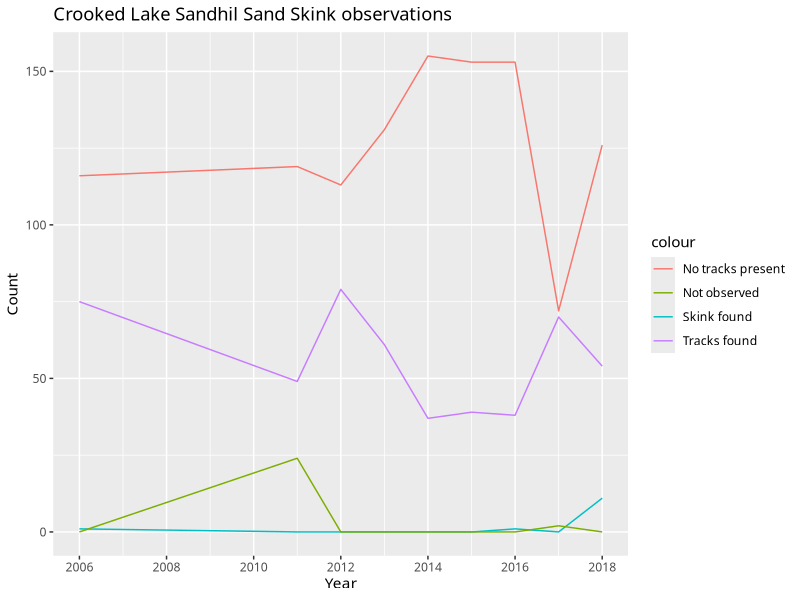
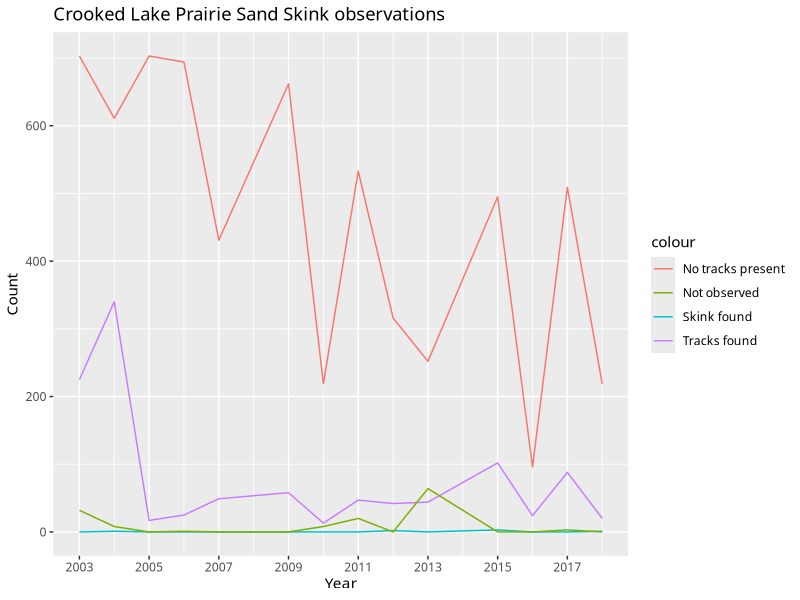
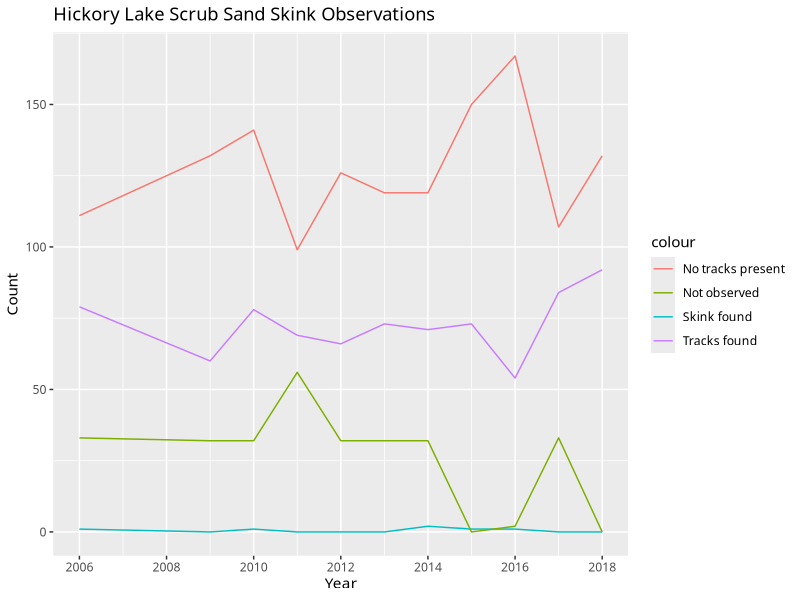
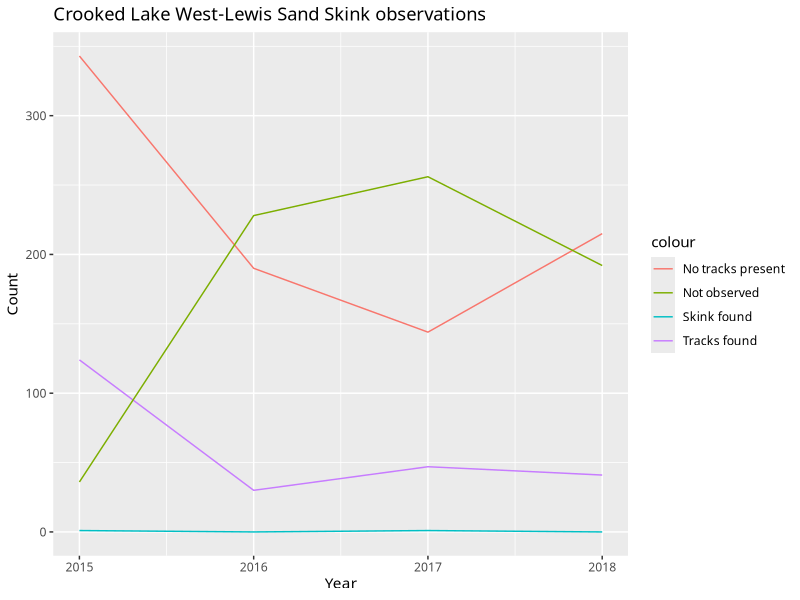
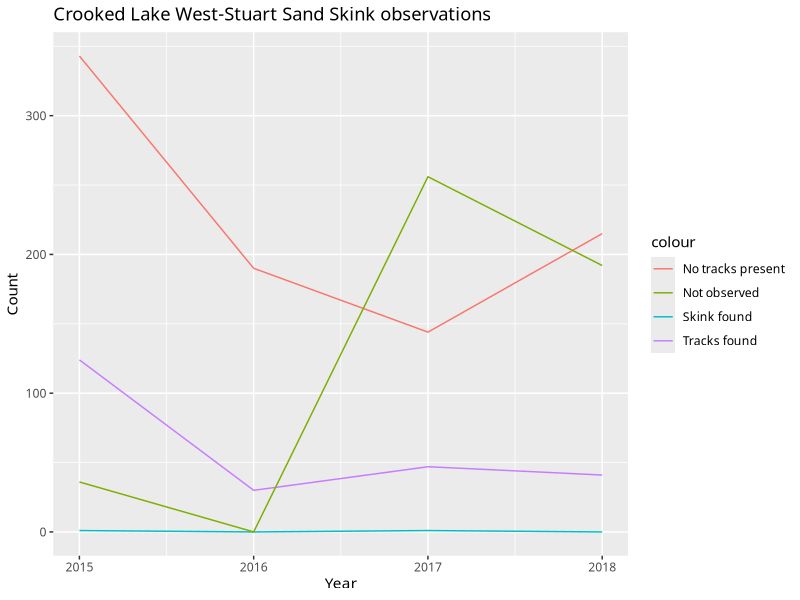
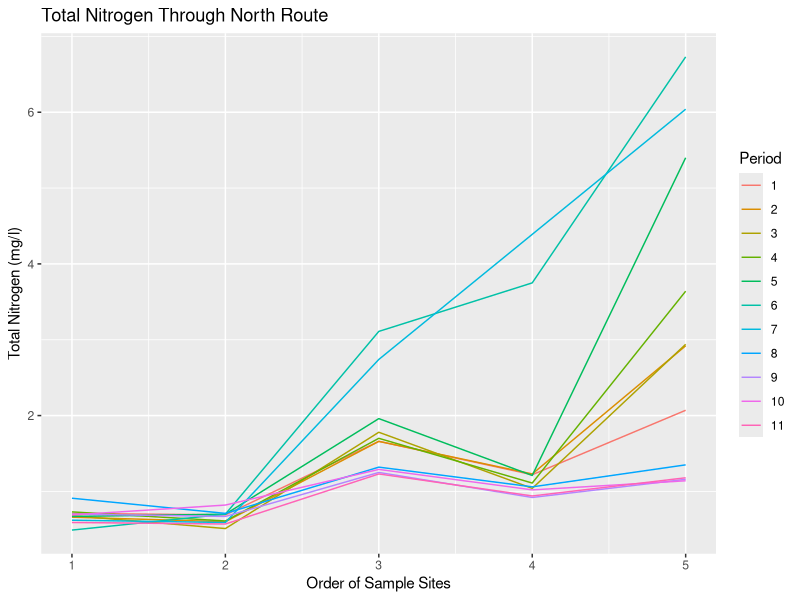
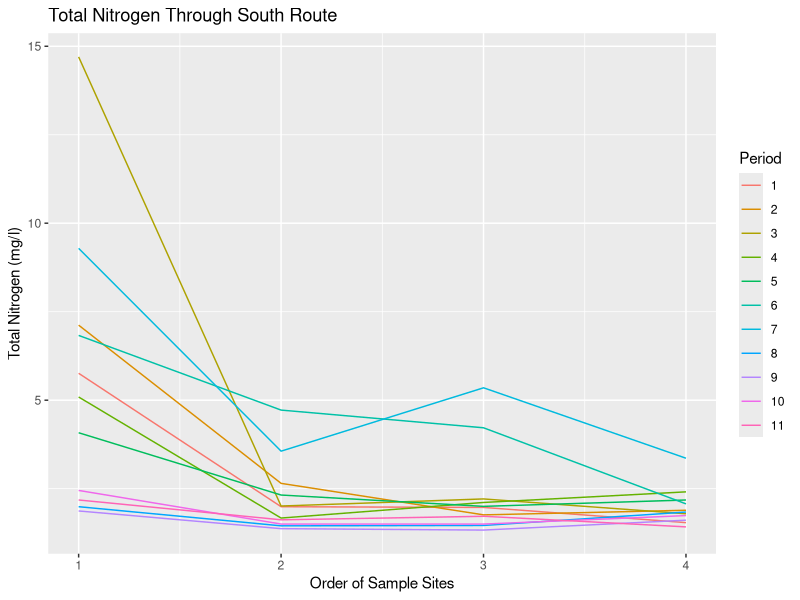
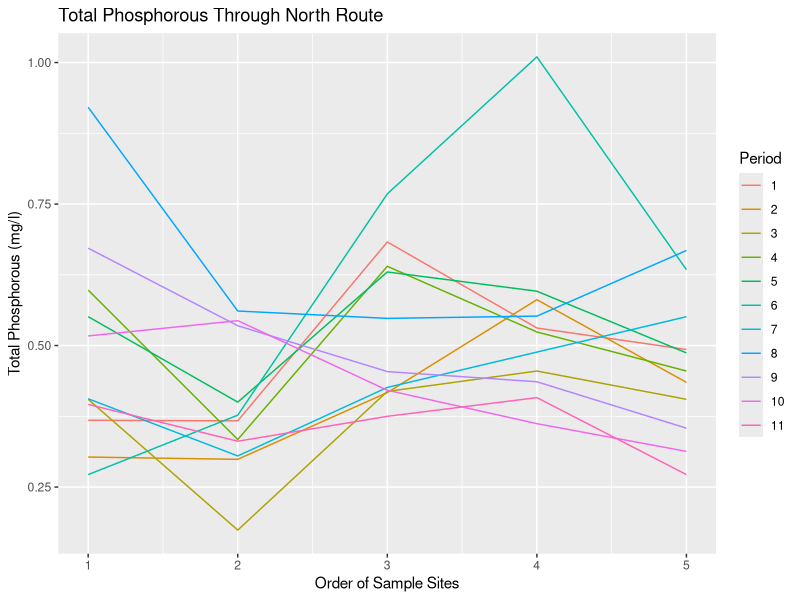

These charts were generated, in order, by the following R code:
## ---- chunk 1
setwd('F:/UNO/Fall 2018/8086-Data to Decisions/Polk Co Parks/Data/')
clsData <- read.csv("SS_Crooked Lake Sandhil.csv", header = TRUE)
str(clsData)
## ---- chunk 2
library(plyr)
cls2006 <- data.frame(y2006 = c(clsData[,"X4.6.2006"], clsData[,"X4.13.2006"], clsData[,"X4.13.2006"],
                                clsData[,"X4.13.2006"], clsData[,"X4.13.2006"], clsData[,"X4.13.2006"],
                                clsData[,"X4.13.2006"], clsData[,"X4.13.2006"]))
count06 <- count(cls2006, vars = "y2006")

cls2011 <- data.frame(y2011 = c(clsData[,"X4.7.2011"], clsData[,"X4.14.2011"], clsData[,"X4.21.2011"],
                                clsData[,"X4.28.2011"], clsData[,"X5.5.2011"], clsData[,"X5.12.2011"],
                                clsData[,"X5.19.2011"], clsData[,"X5.26.2011"]))
count11 <- count(cls2011, vars = "y2011")

cls2012 <- data.frame(y2012 = c(clsData[,"X4.5.2012"], clsData[,"X4.12.2012"], clsData[,"X4.19.2012"],
                                clsData[,"X4.26.2012"], clsData[,"X5.3.2012"], clsData[,"X5.10.2012"],
                                clsData[,"X5.17.2012"], clsData[,"X5.24.2012"]))
count12 <- count(cls2012, vars = "y2012")

cls2013 <- data.frame(y2013 = c(clsData[,"X4.4.2013"], clsData[,"X4.11.2013"], clsData[,"X4.18.2013"],
                                clsData[,"X4.25.2013"], clsData[,"X5.2.2013"], clsData[,"X5.19.2013"],
                                clsData[,"X5.23.2013"], clsData[,"X5.30.2013"]))
count13 <- count(cls2013, vars = "y2013")

cls2014 <- data.frame(y2014 = c(clsData[,"X4.3.2014"], clsData[,"X4.10.2014"], clsData[,"X4.24.2014"],
                                clsData[,"X5.1.2014"], clsData[,"X5.8.2014"], clsData[,"X5.22.2014"],
                                clsData[,"X5.29.2014"], clsData[,"X6.5.2014"]))
count14 <- count(cls2014, vars = "y2014")

cls2015 <- data.frame(y2015 = c(clsData[,"X4.7.2015"], clsData[,"X4.9.2015"], clsData[,"X4.16.2015"],
                                clsData[,"X4.23.2015"], clsData[,"X4.30.2015"], clsData[,"X5.14.2015"],
                                clsData[,"X5.21.2015"], clsData[,"X5.28.2015"]))
count15 <- count(cls2015, vars = "y2015")

cls2016 <- data.frame(y2016 = c(clsData[,"X4.7.2016"], clsData[,"X4.14.2016"], clsData[,"X4.21.2016"],
                                clsData[,"X4.28.2016"], clsData[,"X5.5.2016"], clsData[,"X5.12.2016"],
                                clsData[,"X5.19.2016"], clsData[,"X5.26.2016"]))
count16 <- count(cls2016, vars = "y2016")

cls2017 <- data.frame(y2017 = c(clsData[,"X4.20.2017"], clsData[,"X4.27.2017"], clsData[,"X5.4.2017"],
                                clsData[,"X5.11.2017"], clsData[,"X5.18.2017"], clsData[,"X5.25.2017"]))
count17 <- count(cls2017, vars = "y2017")

cls2018 <- data.frame(y2018 = c(clsData[,"X4.5.2018"], clsData[,"X4.12.2018"], clsData[,"X4.19.2018"],
                                clsData[,"X4.26.2018"], clsData[,"X5.3.2018"], clsData[,"X5.10.2018"],
                                clsData[,"X5.17.2018"], clsData[,"X5.24.2018"]))
count18 <- count(cls2018, vars = "y2018")
## ---- chunk 3
cls1 <- data.frame(Year=numeric(), NoTracks=numeric(), Tracks=numeric(), SkinkPresent=numeric(), NotObserved=numeric())
cls1 <- rbind(cls1, data.frame(Year=2006, NoTracks=count06[1,2], Tracks=count06[2,2], SkinkPresent=count06[3,2], NotObserved=0 ))
cls1 <- rbind(cls1, data.frame(Year=2011, NoTracks=count11[1,2], Tracks=count11[2,2], SkinkPresent=0, NotObserved=count11[3,2] ))
cls1 <- rbind(cls1, data.frame(Year=2012, NoTracks=count12[1,2], Tracks=count12[2,2], SkinkPresent=0, NotObserved=0 ))
cls1 <- rbind(cls1, data.frame(Year=2013, NoTracks=count13[1,2], Tracks=count13[2,2], SkinkPresent=0, NotObserved=0 ))
cls1 <- rbind(cls1, data.frame(Year=2014, NoTracks=count14[1,2], Tracks=count14[2,2], SkinkPresent=0, NotObserved=0 ))
cls1 <- rbind(cls1, data.frame(Year=2015, NoTracks=count15[1,2], Tracks=count15[2,2], SkinkPresent=0, NotObserved=0 ))
cls1 <- rbind(cls1, data.frame(Year=2016, NoTracks=count16[1,2], Tracks=count16[2,2], SkinkPresent=count16[3,2], NotObserved=0 ))
cls1 <- rbind(cls1, data.frame(Year=2017, NoTracks=count17[1,2], Tracks=count17[2,2], SkinkPresent=0, NotObserved=count17[3,2] ))
cls1 <- rbind(cls1, data.frame(Year=2018, NoTracks=count18[1,2], Tracks=count18[2,2], SkinkPresent=count18[3,2], NotObserved=0 ))

## ---- chunk 4
library(ggplot2)

p1 <- ggplot() + 
  geom_line(aes(y = NoTracks, x = Year, color="No tracks present"), data = cls1) +
  geom_line(aes(y = Tracks, x = Year, color="Tracks found"), data = cls1)+
  geom_line(aes(y = SkinkPresent, x = Year, color="Skink found"), data = cls1)+
  geom_line(aes(y = NotObserved, x = Year, color="Not observed"), data = cls1)+
  scale_x_continuous(breaks=seq(2006,2018,2)) + 
  theme(text=element_text(family="Tahoma"))

p1 + labs(title = "Crooked Lake Sandhil Sand Skink observations", x = "Year", y = "Count")
## ---- chunk 5
setwd('F:/UNO/Fall 2018/8086-Data to Decisions/Polk Co Parks/Data/')
prairie <- read.csv("SS_Crooked Lake Prairie.csv", header = TRUE)
str(prairie)
## ---- chunk 6
library(plyr)
prairie03 <- data.frame(y2003 = c(prairie[,"X4.3.2003"], prairie[,"X4.10.2003"], prairie[,"X4.17.2003"],
                                  prairie[,"X4.24.2003"], prairie[,"X5.1.2003"], prairie[,"X5.8.2003"],
                                  prairie[,"X5.15.2003"], prairie[,"X5.22.2003"]))
count03 <- count(prairie03, vars = "y2003")

prairie04 <- data.frame(y2004 = c(prairie[,"X4.8.2004"], prairie[,"X4.15.2004"], prairie[,"X4.22.2004"],
                                  prairie[,"X4.30.2004"], prairie[,"X5.6.2004"], prairie[,"X5.13.2004"],
                                  prairie[,"X5.20.2004"], prairie[,"X5.27.2004"]))
count04 <- count(prairie04, vars = "y2004")

prairie05 <- data.frame(y2005 = c(prairie[,"X4.21.2005"], prairie[,"X4.28.2005"], prairie[,"X5.5.2005"],
                                  prairie[,"X5.12.2005"], prairie[,"X5.19.2005"], prairie[,"X5.26.2005"]))
count05 <- count(prairie05, vars = "y2005")

prairie06 <- data.frame(y2006 = c(prairie[,"X4.6.2006"], prairie[,"X4.13.2006"], prairie[,"X5.4.2006"],
                                  prairie[,"X5.11.2006"], prairie[,"X5.18.2006"], prairie[,"X5.25.2006"]))
count06 <- count(prairie06, vars = "y2006")

prairie07 <- data.frame(y2007 = c(prairie[,"X4.19.2007"], prairie[,"X4.26.2007"], prairie[,"X5.3.2007"],
                                  prairie[,"X5.10.2007"]))
count07 <- count(prairie07, vars = "y2007")

prairie09 <- data.frame(y2009 = c(prairie[,"X4.9.2009"], prairie[,"X4.16.2009"], prairie[,"X5.7.2009"],
                                  prairie[,"X5.14.2009"], prairie[,"X5.21.2009"], prairie[,"X5.28.2009"]))
count09 <- count(prairie09, vars = "y2009")

prairie10 <- data.frame(y2010 = c(prairie[,"X4.22.2010"], prairie[,"X4.29.2010"]))
count10 <- count(prairie10, vars = "y2010")

prairie11 <- data.frame(y2011 = c(prairie[,"X4.7.2011"], prairie[,"X4.14.2011"], prairie[,"X5.5.2011"],
                                  prairie[,"X5.19.2011"], prairie[,"X5.26.2011"]))
count11 <- count(prairie11, vars = "y2011")

prairie12 <- data.frame(y2012 = c(prairie[,"X4.19.2012"], prairie[,"X4.26.2012"], prairie[,"X5.3.2012"]))
count12 <- count(prairie12, vars = "y2012")

prairie13 <- data.frame(y2013 = c(prairie[,"X5.9.2013"], prairie[,"X5.16.2013"], prairie[,"X5.23.2013"]))
count13 <- count(prairie13, vars = "y2013")

prairie15 <- data.frame(y2015 = c(prairie[,"X4.17.2015"], prairie[,"X4.24.2015"], prairie[,"X4.30.2015"],
                                  prairie[,"X5.7.2015"], prairie[,"X5.14.2015"]))
count15 <- count(prairie15, vars = "y2015")

prairie16 <- data.frame(y2016 = c(prairie[,"X4.21.2016"]))
count16 <- count(prairie16, vars = "y2016")

prairie17 <- data.frame(y2017 = c(prairie[,"X4.13.2017"], prairie[,"X4.20.2017"], prairie[,"X5.11.2017"],
                                  prairie[,"X5.18.2017"], prairie[,"X5.25.2017"]))
count17 <- count(prairie17, vars = "y2017")

prairie18 <- data.frame(y2018 = c(prairie[,"X4.19.2018"], prairie[,"X5.24.2018"]))
count18 <- count(prairie18, vars = "y2018")
## ---- chunk 7
clp1 <- data.frame(Year=numeric(), NoTracks=numeric(), Tracks=numeric(), SkinkPresent=numeric(), NotObserved=numeric())
clp1 <- rbind(clp1, data.frame(Year=2003, NoTracks=count03[1,2], Tracks=count03[2,2], SkinkPresent=0, NotObserved=count03[3,2] ))
clp1 <- rbind(clp1, data.frame(Year=2004, NoTracks=count04[1,2], Tracks=count04[2,2], SkinkPresent=count04[3,2], NotObserved=count04[4,2] ))
clp1 <- rbind(clp1, data.frame(Year=2005, NoTracks=count05[1,2], Tracks=count05[2,2], SkinkPresent=0, NotObserved=0 ))
clp1 <- rbind(clp1, data.frame(Year=2006, NoTracks=count06[1,2], Tracks=count06[2,2], SkinkPresent=0, NotObserved=count06[3,2] ))
clp1 <- rbind(clp1, data.frame(Year=2007, NoTracks=count07[1,2], Tracks=count07[2,2], SkinkPresent=0, NotObserved=0 ))
clp1 <- rbind(clp1, data.frame(Year=2009, NoTracks=count09[1,2], Tracks=count09[2,2], SkinkPresent=0, NotObserved=0 ))
clp1 <- rbind(clp1, data.frame(Year=2010, NoTracks=count10[1,2], Tracks=count10[2,2], SkinkPresent=0, NotObserved=count10[3,2] ))
clp1 <- rbind(clp1, data.frame(Year=2011, NoTracks=count11[1,2], Tracks=count11[2,2], SkinkPresent=0, NotObserved=count11[3,2] ))
clp1 <- rbind(clp1, data.frame(Year=2012, NoTracks=count12[1,2], Tracks=count12[2,2], SkinkPresent=count12[3,2], NotObserved=0 ))
clp1 <- rbind(clp1, data.frame(Year=2013, NoTracks=count13[1,2], Tracks=count13[2,2], SkinkPresent=0, NotObserved=count13[3,2] ))
clp1 <- rbind(clp1, data.frame(Year=2015, NoTracks=count15[1,2], Tracks=count15[2,2], SkinkPresent=count15[3,2], NotObserved=0 ))
clp1 <- rbind(clp1, data.frame(Year=2016, NoTracks=count16[1,2], Tracks=count16[2,2], SkinkPresent=0, NotObserved=0 ))
clp1 <- rbind(clp1, data.frame(Year=2017, NoTracks=count17[1,2], Tracks=count17[2,2], SkinkPresent=0, NotObserved=count17[3,2] ))
clp1 <- rbind(clp1, data.frame(Year=2018, NoTracks=count18[1,2], Tracks=count18[2,2], SkinkPresent=count18[3,2], NotObserved=0 ))

library(ggplot2)

p1 <- ggplot() + 
  geom_line(aes(y = NoTracks, x = Year, color="No tracks present"), data = clp1) +
  geom_line(aes(y = Tracks, x = Year, color="Tracks found"), data = clp1)+
  geom_line(aes(y = SkinkPresent, x = Year, color="Skink found"), data = clp1)+
  geom_line(aes(y = NotObserved, x = Year, color="Not observed"), data = clp1)+
  scale_x_continuous(breaks=seq(2003,2018,2)) + 
  theme(text=element_text(family="Tahoma"))

p1 + labs(title = "Crooked Lake Prairie Sand Skink observations", x = "Year", y = "Count")
## ---- chunk 8
setwd('F:/UNO/Fall 2018/8086-Data to Decisions/Polk Co Parks/Data/')
hickory <- read.csv("SS_Hickory Lake Scrub.csv", header = TRUE)
str(hickory)
## ---- chunk 9
library(plyr)
hickory06 <- data.frame(y2006 = c(hickory[,"X4.6.2006"], hickory[,"X4.13.2006"], hickory[,"X4.20.2006"],
                                 hickory[,"X4.27.2006"], hickory[,"X5.4.2006"], hickory[,"X5.11.2006"],
                                 hickory[,"X5.18.2006"], hickory[,"X5.25.2006"]))
count06 <- count(hickory06, vars = "y2006")


hickory09 <- data.frame(y2009 = c(hickory[,"X4.9.2009"], hickory[,"X4.16.2009"], hickory[,"X4.23.2009"],
                                  hickory[,"X4.30.2009"], hickory[,"X5.7.2009"], hickory[,"X5.14.2009"],
                                  hickory[,"X5.21.2009"], hickory[,"X5.28.2009"]))
count09 <- count(hickory09, vars = "y2009")

hickory10 <- data.frame(y2010 = c(hickory[,"X4.1.2010"], hickory[,"X4.8.2010"], hickory[,"X4.15.2010"],
                                  hickory[,"X4.22.2010"], hickory[,"X4.29.2010"], hickory[,"X5.6.2010"],
                                  hickory[,"X5.13.2010"], hickory[,"X5.20.2010"], hickory[,"X5.27.2010"]))
count10 <- count(hickory10, vars = "y2010")

hickory11 <- data.frame(y2011 = c(hickory[,"X4.7.2011"], hickory[,"X4.14.2011"], hickory[,"X4.21.2011"],
                                  hickory[,"X4.28.2011"], hickory[,"X5.5.2011"], hickory[,"X5.12.2011"],
                                  hickory[,"X5.19.2011"], hickory[,"X5.26.2011"]))
count11 <- count(hickory11, vars = "y2011")

hickory12 <- data.frame(y2012 = c(hickory[,"X4.5.2012"], hickory[,"X4.12.2012"], hickory[,"X4.19.2012"],
                                  hickory[,"X4.26.2012"], hickory[,"X5.3.2012"], hickory[,"X5.10.2012"],
                                  hickory[,"X5.17.2012"], hickory[,"X5.24.2012"]))
count12 <- count(hickory12, vars = "y2012")

hickory13 <- data.frame(y2013 = c(hickory[,"X4.4.2013"], hickory[,"X4.11.2013"], hickory[,"X4.18.2013"],
                                  hickory[,"X4.25.2013"], hickory[,"X5.32.2013"], hickory[,"X5.9.2013"],
                                  hickory[,"X5.16.2013"], hickory[,"X5.23.2013"]))
count13 <- count(hickory13, vars = "y2013")

hickory14 <- data.frame(y2014 = c(hickory[,"X4.3.2014"], hickory[,"X4.10.2014"], hickory[,"X4.24.2014"],
                                  hickory[,"X5.1.2014"], hickory[,"X5.8.2014"], hickory[,"X5.22.2014"],
                                  hickory[,"X5.29.2014"], hickory[,"X6.5.2014"]))
count14 <- count(hickory14, vars = "y2014")

hickory15 <- data.frame(y2015 = c(hickory[,"X4.9.2015"], hickory[,"X4.16.2015"], hickory[,"X4.23.2015"],
                                  hickory[,"X4.30.2015"], hickory[,"X5.7.2015"], hickory[,"X5.14.2015"],
                                  hickory[,"X5.21.2015"], hickory[,"X5.28.2015"]))
count15 <- count(hickory15, vars = "y2015")

hickory16 <- data.frame(y2016 = c(hickory[,"X4.7.2016"], hickory[,"X4.14.2016"], hickory[,"X4.21.2016"],
                                  hickory[,"X4.28.2016"], hickory[,"X5.5.2016"], hickory[,"X5.12.2016"],
                                  hickory[,"X5.19.2016"], hickory[,"X5.26.2016"]))
count16 <- count(hickory16, vars = "y2016")

hickory17 <- data.frame(y2017 = c(hickory[,"X4.6.2017"], hickory[,"X4.13.2017"], hickory[,"X4.20.2017"],
                                  hickory[,"X4.27.2017"], hickory[,"X5.4.2017"], hickory[,"X5.11.2017"],
                                  hickory[,"X5.18.2017"], hickory[,"X5.25.2017"]))
count17 <- count(hickory17, vars = "y2017")

hickory18 <- data.frame(y2018 = c(hickory[,"X4.5.2018"], hickory[,"X4.12.2018"], hickory[,"X4.19.2018"],
                                  hickory[,"X4.26.2018"], hickory[,"X5.3.2018"], hickory[,"X5.10.2018"],
                                  hickory[,"X5.17.2018"], hickory[,"X5.24.2018"]))
count18 <- count(hickory18, vars = "y2018")
## ---- chunk 10
hls1 <- data.frame(Year=numeric(), NoTracks=numeric(), Tracks=numeric(), SkinkPresent=numeric(), NotObserved=numeric())
hls1 <- rbind(hls1, data.frame(Year=2006, NoTracks=count06[1,2], Tracks=count06[2,2], SkinkPresent=count06[3,2], NotObserved=count06[4,2] ))
hls1 <- rbind(hls1, data.frame(Year=2009, NoTracks=count09[1,2], Tracks=count09[2,2], SkinkPresent=0, NotObserved=count09[3,2] ))
hls1 <- rbind(hls1, data.frame(Year=2010, NoTracks=count10[1,2], Tracks=count10[2,2], SkinkPresent=count10[3,2], NotObserved=count10[4,2] ))
hls1 <- rbind(hls1, data.frame(Year=2011, NoTracks=count11[1,2], Tracks=count11[2,2], SkinkPresent=0, NotObserved=count11[3,2] ))
hls1 <- rbind(hls1, data.frame(Year=2012, NoTracks=count12[1,2], Tracks=count12[2,2], SkinkPresent=0, NotObserved=count12[3,2] ))
hls1 <- rbind(hls1, data.frame(Year=2013, NoTracks=count13[1,2], Tracks=count13[2,2], SkinkPresent=0, NotObserved=count13[3,2] ))
hls1 <- rbind(hls1, data.frame(Year=2014, NoTracks=count14[1,2], Tracks=count14[2,2], SkinkPresent=count14[3,2], NotObserved=count14[4,2] ))
hls1 <- rbind(hls1, data.frame(Year=2015, NoTracks=count15[1,2], Tracks=count15[2,2], SkinkPresent=count15[3,2], NotObserved=0 ))
hls1 <- rbind(hls1, data.frame(Year=2016, NoTracks=count16[1,2], Tracks=count16[2,2], SkinkPresent=count16[3,2], NotObserved=count16[4,2] ))
hls1 <- rbind(hls1, data.frame(Year=2017, NoTracks=count17[1,2], Tracks=count17[2,2], SkinkPresent=0, NotObserved=count17[3,2] ))
hls1 <- rbind(hls1, data.frame(Year=2018, NoTracks=count18[1,2], Tracks=count18[2,2], SkinkPresent=0, NotObserved=0 ))

library(ggplot2)

h1 <- ggplot() + 
  geom_line(aes(y = NoTracks, x = Year, color="No tracks present"), data = hls1) +
  geom_line(aes(y = Tracks, x = Year, color="Tracks found"), data = hls1)+
  geom_line(aes(y = SkinkPresent, x = Year, color="Skink found"), data = hls1)+
  geom_line(aes(y = NotObserved, x = Year, color="Not observed"), data = hls1)+
  scale_x_continuous(breaks=seq(2006,2018,2)) + 
  theme(text=element_text(family="Tahoma"))

h1 + labs(title = "Hickory Lake Scrub Sand Skink Observations", x = "Year", y = "Count")
## ---- chunk 11
setwd('F:/UNO/Fall 2018/8086-Data to Decisions/Polk Co Parks/Data/')
lewis <- read.csv("SS_Crooked Lake West -Lewis.csv", header = TRUE)
str(lewis)
## ---- chunk 12
library(plyr)
lewis15 <- data.frame(y2015 = c(lewis[,"X4.2.2015"], lewis[,"X4.9.2015"], lewis[,"X4.16.2015"],
                                  lewis[,"X4.23.2015"], lewis[,"X4.30.2015"], lewis[,"X5.7.2015"],
                                  lewis[,"X5.15.2015"], lewis[,"X5.21.2015"], lewis[,"X5.28.2015"]))
l15 <- count(lewis15, vars = "y2015")

lewis16 <- data.frame(y2016 = c(lewis[,"X4.7.2016"], lewis[,"X4.14.2016"], lewis[,"X4.21.2016"],
                                lewis[,"X4.28.2016"], lewis[,"X5.5.2016"], lewis[,"X5.12.2016"],
                                lewis[,"X5.19.2016"], lewis[,"X5.26.2016"]))
l16 <- count(lewis16, vars = "y2016")

lewis17 <- data.frame(y2017 = c(lewis[,"X4.6.2017"], lewis[,"X4.13.2017"], lewis[,"X4.20.2017"],
                                lewis[,"X4.27.2017"], lewis[,"X5.4.2017"], lewis[,"X5.11.2017"],
                                lewis[,"X5.18.2017"], lewis[,"X5.25.2017"]))
l17 <- count(lewis17, vars = "y2017")

lewis18 <- data.frame(y2018 = c(lewis[,"X4.5.2018"], lewis[,"X4.12.2018"], lewis[,"X4.19.2018"],
                                lewis[,"X4.26.2018"], lewis[,"X5.3.2018"], lewis[,"X5.10.2018"],
                                lewis[,"X5.17.2018"], lewis[,"X5.24.2018"]))
l18 <- count(lewis18, vars = "y2018")
## ---- chunk 13
clwl <- data.frame(Year=numeric(), NoTracks=numeric(), Tracks=numeric(), SkinkPresent=numeric(), NotObserved=numeric())
clwl <- rbind(clwl, data.frame(Year=2015, NoTracks=l15[1,2], Tracks=l15[2,2], SkinkPresent=l15[3,2], NotObserved=l15[4,2] ))
clwl <- rbind(clwl, data.frame(Year=2016, NoTracks=l16[1,2], Tracks=l16[2,2], SkinkPresent=0, NotObserved=l16[3,2] ))
clwl <- rbind(clwl, data.frame(Year=2017, NoTracks=l17[1,2], Tracks=l17[2,2], SkinkPresent=l17[3,2], NotObserved=l17[4,2] ))
clwl <- rbind(clwl, data.frame(Year=2018, NoTracks=l18[1,2], Tracks=l18[2,2], SkinkPresent=0, NotObserved=l18[3,2] ))

library(ggplot2)

l1 <- ggplot() + 
  geom_line(aes(y = NoTracks, x = Year, color="No tracks present"), data = clwl) +
  geom_line(aes(y = Tracks, x = Year, color="Tracks found"), data = clwl)+
  geom_line(aes(y = SkinkPresent, x = Year, color="Skink found"), data = clwl)+
  geom_line(aes(y = NotObserved, x = Year, color="Not observed"), data = clwl)+
  scale_x_continuous(breaks=seq(2015,2018,1)) + 
  theme(text=element_text(family="Tahoma"))

l1 + labs(title = "Crooked Lake West-Lewis Sand Skink observations", x = "Year", y = "Count")
## ---- chunk 14
setwd('F:/UNO/Fall 2018/8086-Data to Decisions/Polk Co Parks/Data/')
stuart <- read.csv("SS_Crooked Lake West -Stuart.csv", header = TRUE)
str(stuart)
## ---- chunk 15
library(plyr)
stuart15 <- data.frame(y2015 = c(stuart[,"X4.2.2015"], stuart[,"X4.9.2015"], stuart[,"X4.16.2015"],
                                stuart[,"X4.23.2015"], stuart[,"X4.30.2015"], stuart[,"X5.7.2015"],
                                stuart[,"X5.14.2015"], stuart[,"X5.21.2015"], stuart[,"X5.28.2015"]))
s15 <- count(stuart15, vars = "y2015")

stuart16 <- data.frame(y2016 = c(stuart[,"X4.7.2016"], stuart[,"X4.14.2016"], stuart[,"X4.21.2016"],
                                stuart[,"X4.28.2016"], stuart[,"X5.5.2016"], stuart[,"X5.12.2016"],
                                stuart[,"X5.19.2016"], stuart[,"X5.26.2016"]))
s16 <- count(stuart16, vars = "y2016")

stuart17 <- data.frame(y2017 = c(stuart[,"X4.6.2017"], stuart[,"X4.13.2017"], stuart[,"X4.20.2017"],
                                stuart[,"X4.27.2017"], stuart[,"X5.4.2017"], stuart[,"X5.11.2017"],
                                stuart[,"X5.18.2017"], stuart[,"X5.25.2017"]))
s17 <- count(stuart17, vars = "y2017")

stuart18 <- data.frame(y2018 = c(stuart[,"X4.5.2018"], stuart[,"X4.12.2018"], stuart[,"X4.19.2018"],
                                stuart[,"X4.26.2018"], stuart[,"X5.3.2018"], stuart[,"X5.10.2018"],
                                stuart[,"X5.17.2018"], stuart[,"X5.24.2018"]))
s18 <- count(stuart18, vars = "y2018")
## ---- chunk 16
clws <- data.frame(Year=numeric(), NoTracks=numeric(), Tracks=numeric(), SkinkPresent=numeric(), NotObserved=numeric())
clws <- rbind(clws, data.frame(Year=2015, NoTracks=l15[1,2], Tracks=l15[2,2], SkinkPresent=l15[3,2], NotObserved=l15[4,2] ))
clws <- rbind(clws, data.frame(Year=2016, NoTracks=l16[1,2], Tracks=l16[2,2], SkinkPresent=0, NotObserved=0 ))
clws <- rbind(clws, data.frame(Year=2017, NoTracks=l17[1,2], Tracks=l17[2,2], SkinkPresent=l17[3,2], NotObserved=l17[4,2] ))
clws <- rbind(clws, data.frame(Year=2018, NoTracks=l18[1,2], Tracks=l18[2,2], SkinkPresent=0, NotObserved=l18[3,2] ))

library(ggplot2)

s1 <- ggplot() + 
  geom_line(aes(y = NoTracks, x = Year, color="No tracks present"), data = clws) +
  geom_line(aes(y = Tracks, x = Year, color="Tracks found"), data = clws)+
  geom_line(aes(y = SkinkPresent, x = Year, color="Skink found"), data = clws)+
  geom_line(aes(y = NotObserved, x = Year, color="Not observed"), data = clws)+
  scale_x_continuous(breaks=seq(2015,2018,1)) + 
  theme(text=element_text(family="Tahoma"))

s1 + labs(title = "Crooked Lake West-Stuart Sand Skink observations", x = "Year", y = "Count")
## ---- chunk 17
setwd('F:/UNO/Fall 2018/8086-Data to Decisions/Polk Co Parks/Data/')
wtrData <- read.csv("WaterDataClean.csv", header = TRUE)
wtrData$Date.Collected <- as.Date(wtrData$Date.Collected, format = "%m/%d/%y")
wtrData$Period <- as.factor(wtrData$Period)
str(wtrData)
## ---- chunk 18
library(sqldf)
nitro <- sqldf('SELECT * FROM wtrData WHERE Parameter LIKE "%nitrogen total%"')
nitroClean <- sqldf('SELECT * FROM nitro ORDER BY "Date.Collected", LabNo')
nitroCleanNorth <- sqldf('SELECT * FROM nitroClean WHERE North = 1 ORDER BY "Date.Collected", Sequence')
nitroCleanSouth <- sqldf('SELECT * FROM nitroClean WHERE North = 0 ORDER BY "Date.Collected", Sequence')

nitroNorth1 <- sqldf('SELECT * FROM nitroCleanNorth WHERE Period = 1 ORDER BY Sequence')
nitroNorth2 <- sqldf('SELECT * FROM nitroCleanNorth WHERE Period = 2 ORDER BY Sequence')
nitroNorth3 <- sqldf('SELECT * FROM nitroCleanNorth WHERE Period = 3 ORDER BY Sequence')
nitroNorth4 <- sqldf('SELECT * FROM nitroCleanNorth WHERE Period = 4 ORDER BY Sequence')
nitroNorth5 <- sqldf('SELECT * FROM nitroCleanNorth WHERE Period = 5 ORDER BY Sequence')
nitroNorth6 <- sqldf('SELECT * FROM nitroCleanNorth WHERE Period = 6 ORDER BY Sequence')
nitroNorth7 <- sqldf('SELECT * FROM nitroCleanNorth WHERE Period = 7 ORDER BY Sequence')
nitroNorth8 <- sqldf('SELECT * FROM nitroCleanNorth WHERE Period = 8 ORDER BY Sequence')
nitroNorth9 <- sqldf('SELECT * FROM nitroCleanNorth WHERE Period = 9 ORDER BY Sequence')
nitroNorth10 <- sqldf('SELECT * FROM nitroCleanNorth WHERE Period = 10 ORDER BY Sequence')
nitroNorth11 <- sqldf('SELECT * FROM nitroCleanNorth WHERE Period = 11 ORDER BY Sequence')

nitroSouth1 <- sqldf('SELECT * FROM nitroCleanSouth WHERE Period = 1 ORDER BY Sequence')
nitroSouth2 <- sqldf('SELECT * FROM nitroCleanSouth WHERE Period = 2 ORDER BY Sequence')
nitroSouth3 <- sqldf('SELECT * FROM nitroCleanSouth WHERE Period = 3 ORDER BY Sequence')
nitroSouth4 <- sqldf('SELECT * FROM nitroCleanSouth WHERE Period = 4 ORDER BY Sequence')
nitroSouth5 <- sqldf('SELECT * FROM nitroCleanSouth WHERE Period = 5 ORDER BY Sequence')
nitroSouth6 <- sqldf('SELECT * FROM nitroCleanSouth WHERE Period = 6 ORDER BY Sequence')
nitroSouth7 <- sqldf('SELECT * FROM nitroCleanSouth WHERE Period = 7 ORDER BY Sequence')
nitroSouth8 <- sqldf('SELECT * FROM nitroCleanSouth WHERE Period = 8 ORDER BY Sequence')
nitroSouth9 <- sqldf('SELECT * FROM nitroCleanSouth WHERE Period = 9 ORDER BY Sequence')
nitroSouth10 <- sqldf('SELECT * FROM nitroCleanSouth WHERE Period = 10 ORDER BY Sequence')
nitroSouth11 <- sqldf('SELECT * FROM nitroCleanSouth WHERE Period = 11 ORDER BY Sequence')
## ---- chunk 19
sqldf('SELECT "Date.Collected", AVG(Result) FROM nitroCleanNorth GROUP BY "Date.Collected"')
ggplot(data=nitroCleanNorth, aes(x=Sequence, y=Result, color=Period)) +
geom_line() +
ggtitle("Total Nitrogen Through North Route") +
xlab("Order of Sample Sites") + 
ylab("Total Nitrogen (mg/l)")
## ---- chunk 20
sqldf('SELECT "Date.Collected", AVG(Result) FROM nitroCleanSouth GROUP BY "Date.Collected"')
ggplot(data=nitroCleanSouth, aes(x=Sequence, y=Result, color=Period)) +
geom_line() +
ggtitle("Total Nitrogen Through South Route") +
xlab("Order of Sample Sites") + 
ylab("Total Nitrogen (mg/l)")
## ---- chunk 21
phos <- sqldf('SELECT * FROM wtrData WHERE Parameter LIKE "%phosphorus total%"')
phosClean <- sqldf('SELECT * FROM phos ORDER BY "Date.Collected", LabNo')
phosCleanNorth <- sqldf('SELECT * FROM phos WHERE North = 1 ORDER BY "Date.Collected", Sequence')
phosCleanSouth <- sqldf('SELECT * FROM phos WHERE North = 0 ORDER BY "Date.Collected", Sequence')

phosNorth1 <- sqldf('SELECT * FROM phosCleanNorth WHERE Period = 1 ORDER BY Sequence')
phosNorth2 <- sqldf('SELECT * FROM phosCleanNorth WHERE Period = 2 ORDER BY Sequence')
phosNorth3 <- sqldf('SELECT * FROM phosCleanNorth WHERE Period = 3 ORDER BY Sequence')
phosNorth4 <- sqldf('SELECT * FROM phosCleanNorth WHERE Period = 4 ORDER BY Sequence')
phosNorth5 <- sqldf('SELECT * FROM phosCleanNorth WHERE Period = 5 ORDER BY Sequence')
phosNorth6 <- sqldf('SELECT * FROM phosCleanNorth WHERE Period = 6 ORDER BY Sequence')
phosNorth7 <- sqldf('SELECT * FROM phosCleanNorth WHERE Period = 7 ORDER BY Sequence')
phosNorth8 <- sqldf('SELECT * FROM phosCleanNorth WHERE Period = 8 ORDER BY Sequence')
phosNorth9 <- sqldf('SELECT * FROM phosCleanNorth WHERE Period = 9 ORDER BY Sequence')
phosNorth10 <- sqldf('SELECT * FROM phosCleanNorth WHERE Period = 10 ORDER BY Sequence')
phosNorth11 <- sqldf('SELECT * FROM phosCleanNorth WHERE Period = 11 ORDER BY Sequence')

phosSouth1 <- sqldf('SELECT * FROM phosCleanSouth WHERE Period = 1 ORDER BY Sequence')
phosSouth2 <- sqldf('SELECT * FROM phosCleanSouth WHERE Period = 2 ORDER BY Sequence')
phosSouth3 <- sqldf('SELECT * FROM phosCleanSouth WHERE Period = 3 ORDER BY Sequence')
phosSouth4 <- sqldf('SELECT * FROM phosCleanSouth WHERE Period = 4 ORDER BY Sequence')
phosSouth5 <- sqldf('SELECT * FROM phosCleanSouth WHERE Period = 5 ORDER BY Sequence')
phosSouth6 <- sqldf('SELECT * FROM phosCleanSouth WHERE Period = 6 ORDER BY Sequence')
phosSouth7 <- sqldf('SELECT * FROM phosCleanSouth WHERE Period = 7 ORDER BY Sequence')
phosSouth8 <- sqldf('SELECT * FROM phosCleanSouth WHERE Period = 8 ORDER BY Sequence')
phosSouth9 <- sqldf('SELECT * FROM phosCleanSouth WHERE Period = 9 ORDER BY Sequence')
phosSouth10 <- sqldf('SELECT * FROM phosCleanSouth WHERE Period = 10 ORDER BY Sequence')
phosSouth11 <- sqldf('SELECT * FROM phosCleanSouth WHERE Period = 11 ORDER BY Sequence')
## ---- chunk 22
sqldf('SELECT "Date.Collected", AVG(Result) FROM phosCleanNorth GROUP BY "Date.Collected"')
ggplot(data=phosCleanNorth, aes(x=Sequence, y=Result, color=Period)) +
geom_line() +
ggtitle("Total Phosphorous Through North Route") +
xlab("Order of Sample Sites") + 
ylab("Total Phosphorous (mg/l)")
## ---- chunk 23
sqldf('SELECT "Date.Collected", AVG(Result) FROM phosCleanSouth GROUP BY "Date.Collected"')
ggplot(data=phosCleanSouth, aes(x=Sequence, y=Result, color=Period)) +
geom_line() +
ggtitle("Total Phosphorous Through South Route") +
xlab("Order of Sample Sites") + 
ylab("Total Phosphorous (mg/l)")
